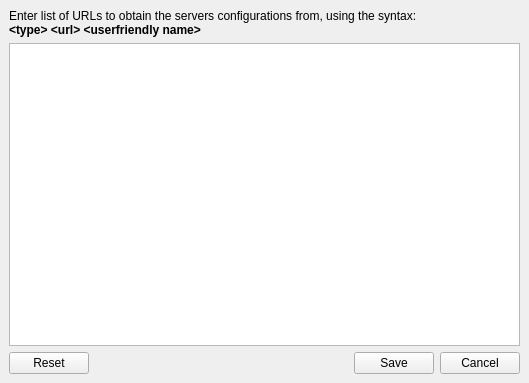
<?xml version="1.0" encoding="UTF-8"?>
<ui version="4.0">
 <class>pqServerConnectDialog</class>
 <widget class="QDialog" name="pqServerConnectDialog">
  <property name="geometry">
   <rect>
    <x>0</x>
    <y>0</y>
    <width>529</width>
    <height>383</height>
   </rect>
  </property>
  <property name="windowTitle">
   <string>Choose Server</string>
  </property>
  <layout class="QGridLayout" name="gridLayout_2">
   <property name="margin">
    <number>0</number>
   </property>
   <item row="0" column="0">
    <widget class="QStackedWidget" name="stackedWidget">
     <property name="currentIndex">
      <number>4</number>
     </property>
     <widget class="QWidget" name="page_choose">
      <layout class="QGridLayout" name="gridLayout_4">
       <item row="1" column="0">
        <layout class="QGridLayout">
         <property name="margin">
          <number>0</number>
         </property>
         <property name="spacing">
          <number>6</number>
         </property>
         <item row="0" column="0">
          <widget class="QPushButton" name="addServer">
           <property name="text">
            <string>Add Server</string>
           </property>
          </widget>
         </item>
         <item row="0" column="1">
          <widget class="QPushButton" name="editServer">
           <property name="enabled">
            <bool>false</bool>
           </property>
           <property name="text">
            <string>Edit Server</string>
           </property>
          </widget>
         </item>
         <item row="0" column="2">
          <widget class="QPushButton" name="deleteServer">
           <property name="enabled">
            <bool>false</bool>
           </property>
           <property name="text">
            <string>Delete Server</string>
           </property>
          </widget>
         </item>
         <item row="1" column="0">
          <widget class="QPushButton" name="load">
           <property name="text">
            <string>Load Servers</string>
           </property>
          </widget>
         </item>
         <item row="1" column="1">
          <widget class="QPushButton" name="save">
           <property name="text">
            <string>Save Servers</string>
           </property>
          </widget>
         </item>
         <item row="1" column="2">
          <widget class="QPushButton" name="fetchServers">
           <property name="text">
            <string>Fetch Servers</string>
           </property>
          </widget>
         </item>
        </layout>
       </item>
       <item row="2" column="0">
        <widget class="Line" name="line">
         <property name="orientation">
          <enum>Qt::Horizontal</enum>
         </property>
        </widget>
       </item>
       <item row="3" column="0">
        <layout class="QHBoxLayout">
         <property name="spacing">
          <number>6</number>
         </property>
         <property name="margin">
          <number>0</number>
         </property>
         <item>
          <spacer>
           <property name="orientation">
            <enum>Qt::Horizontal</enum>
           </property>
           <property name="sizeHint" stdset="0">
            <size>
             <width>40</width>
             <height>20</height>
            </size>
           </property>
          </spacer>
         </item>
         <item>
          <widget class="QLabel" name="timeoutLabel">
           <property name="text">
            <string>Timeout (s) </string>
           </property>
          </widget>
         </item>
         <item>
          <widget class="QSpinBox" name="timeoutSpinBox">
           <property name="toolTip">
            <string>Specify the timeout in seconds to use when connecting to the server. 0 means no retry. -1 means infinite retries.</string>
           </property>
           <property name="value">
            <number>60</number>
           </property>
           <property name="minimum">
            <number>-1</number>
           </property>
           <property name="maximum">
            <number>9999</number>
           </property>
          </widget>
         </item>
         <item>
          <widget class="QPushButton" name="connect">
           <property name="enabled">
            <bool>false</bool>
           </property>
           <property name="text">
            <string>Connect</string>
           </property>
           <property name="default">
            <bool>true</bool>
           </property>
          </widget>
         </item>
         <item>
          <widget class="QPushButton" name="close">
           <property name="text">
            <string>Close</string>
           </property>
          </widget>
         </item>
        </layout>
       </item>
       <item row="0" column="0">
        <widget class="QTableWidget" name="servers">
         <property name="editTriggers">
          <set>QAbstractItemView::NoEditTriggers</set>
         </property>
         <property name="alternatingRowColors">
          <bool>true</bool>
         </property>
         <property name="selectionMode">
          <enum>QAbstractItemView::SingleSelection</enum>
         </property>
         <property name="selectionBehavior">
          <enum>QAbstractItemView::SelectRows</enum>
         </property>
         <property name="sortingEnabled">
          <bool>true</bool>
         </property>
         <attribute name="horizontalHeaderDefaultSectionSize">
          <number>250</number>
         </attribute>
         <attribute name="horizontalHeaderStretchLastSection">
          <bool>true</bool>
         </attribute>
         <attribute name="verticalHeaderVisible">
          <bool>false</bool>
         </attribute>
         <attribute name="verticalHeaderVisible">
          <bool>false</bool>
         </attribute>
         <attribute name="horizontalHeaderStretchLastSection">
          <bool>true</bool>
         </attribute>
         <attribute name="horizontalHeaderDefaultSectionSize">
          <number>250</number>
         </attribute>
         <column>
          <property name="text">
           <string>Configuration</string>
          </property>
         </column>
         <column>
          <property name="text">
           <string>Server</string>
          </property>
         </column>
        </widget>
       </item>
      </layout>
     </widget>
     <widget class="QWidget" name="page_create">
      <layout class="QGridLayout" name="gridLayout_5">
       <item row="0" column="0">
        <widget class="QLabel" name="label_6">
         <property name="text">
          <string>Name</string>
         </property>
        </widget>
       </item>
       <item row="0" column="1">
        <widget class="QLineEdit" name="name"/>
       </item>
       <item row="1" column="0">
        <widget class="QLabel" name="label_5">
         <property name="sizePolicy">
          <sizepolicy hsizetype="Preferred" vsizetype="Preferred">
           <horstretch>0</horstretch>
           <verstretch>0</verstretch>
          </sizepolicy>
         </property>
         <property name="text">
          <string>Server Type</string>
         </property>
        </widget>
       </item>
       <item row="1" column="1">
        <widget class="QComboBox" name="type">
         <property name="currentIndex">
          <number>0</number>
         </property>
         <item>
          <property name="text">
           <string>Client / Server</string>
          </property>
         </item>
         <item>
          <property name="text">
           <string>Client / Server (reverse connection)</string>
          </property>
         </item>
         <item>
          <property name="text">
           <string>Client / Data Server / Render Server</string>
          </property>
         </item>
         <item>
          <property name="text">
           <string>Client / Data Server / Render Server (reverse connection)</string>
          </property>
         </item>
        </widget>
       </item>
       <item row="2" column="0">
        <widget class="QLabel" name="hostLabel">
         <property name="text">
          <string>Host</string>
         </property>
        </widget>
       </item>
       <item row="2" column="1">
        <widget class="QLineEdit" name="host">
         <property name="text">
          <string>localhost</string>
         </property>
        </widget>
       </item>
       <item row="3" column="0">
        <widget class="QLabel" name="portLabel">
         <property name="text">
          <string>Port</string>
         </property>
        </widget>
       </item>
       <item row="3" column="1">
        <widget class="QSpinBox" name="port">
         <property name="minimum">
          <number>1</number>
         </property>
         <property name="maximum">
          <number>999999999</number>
         </property>
         <property name="value">
          <number>11111</number>
         </property>
        </widget>
       </item>
       <item row="4" column="0">
        <widget class="QLabel" name="dataServerHostLabel">
         <property name="text">
          <string>Data Server host</string>
         </property>
        </widget>
       </item>
       <item row="4" column="1">
        <widget class="QLineEdit" name="dataServerHost">
         <property name="text">
          <string>localhost</string>
         </property>
        </widget>
       </item>
       <item row="5" column="0">
        <widget class="QLabel" name="dataServerPortLabel">
         <property name="text">
          <string>Data Server port</string>
         </property>
        </widget>
       </item>
       <item row="5" column="1">
        <widget class="QSpinBox" name="dataServerPort">
         <property name="minimum">
          <number>1</number>
         </property>
         <property name="maximum">
          <number>999999999</number>
         </property>
         <property name="value">
          <number>11111</number>
         </property>
        </widget>
       </item>
       <item row="6" column="0">
        <widget class="QLabel" name="renderServerHostLabel">
         <property name="text">
          <string>Render Server host</string>
         </property>
        </widget>
       </item>
       <item row="6" column="1">
        <widget class="QLineEdit" name="renderServerHost">
         <property name="text">
          <string>localhost</string>
         </property>
        </widget>
       </item>
       <item row="7" column="0">
        <widget class="QLabel" name="renderServerPortLabel">
         <property name="text">
          <string>Render Server port</string>
         </property>
        </widget>
       </item>
       <item row="7" column="1">
        <widget class="QSpinBox" name="renderServerPort">
         <property name="maximum">
          <number>999999999</number>
         </property>
         <property name="value">
          <number>22222</number>
         </property>
        </widget>
       </item>
       <item row="8" column="0" colspan="2">
        <spacer name="spacer">
         <property name="orientation">
          <enum>Qt::Vertical</enum>
         </property>
         <property name="sizeHint" stdset="0">
          <size>
           <width>508</width>
           <height>94</height>
          </size>
         </property>
        </spacer>
       </item>
       <item row="9" column="0" colspan="2">
        <layout class="QHBoxLayout" name="_6">
         <property name="spacing">
          <number>6</number>
         </property>
         <property name="margin">
          <number>0</number>
         </property>
         <item>
          <spacer>
           <property name="orientation">
            <enum>Qt::Horizontal</enum>
           </property>
           <property name="sizeHint" stdset="0">
            <size>
             <width>131</width>
             <height>31</height>
            </size>
           </property>
          </spacer>
         </item>
         <item>
          <widget class="QPushButton" name="okButton">
           <property name="text">
            <string>Configure</string>
           </property>
          </widget>
         </item>
         <item>
          <widget class="QPushButton" name="cancelButton">
           <property name="text">
            <string>Cancel</string>
           </property>
          </widget>
         </item>
        </layout>
       </item>
      </layout>
     </widget>
     <widget class="QWidget" name="page_edit">
      <layout class="QGridLayout" name="gridLayout_6">
       <item row="0" column="0">
        <widget class="QLabel" name="message">
         <property name="text">
          <string>Configure server foobar (cs://foobar)</string>
         </property>
        </widget>
       </item>
       <item row="1" column="0">
        <widget class="QLabel" name="secondaryMessage">
         <property name="text">
          <string>Please configure the startup procedure to be used when connecting to this server:</string>
         </property>
         <property name="alignment">
          <set>Qt::AlignLeading|Qt::AlignLeft|Qt::AlignTop</set>
         </property>
         <property name="wordWrap">
          <bool>true</bool>
         </property>
        </widget>
       </item>
       <item row="2" column="0">
        <layout class="QHBoxLayout" name="_9">
         <property name="spacing">
          <number>6</number>
         </property>
         <property name="margin">
          <number>0</number>
         </property>
         <item>
          <widget class="QLabel" name="label_11">
           <property name="sizePolicy">
            <sizepolicy hsizetype="Preferred" vsizetype="Preferred">
             <horstretch>0</horstretch>
             <verstretch>0</verstretch>
            </sizepolicy>
           </property>
           <property name="text">
            <string>Startup Type:</string>
           </property>
          </widget>
         </item>
         <item>
          <widget class="QComboBox" name="startup_type">
           <property name="currentIndex">
            <number>0</number>
           </property>
           <item>
            <property name="text">
             <string>Manual</string>
            </property>
           </item>
           <item>
            <property name="text">
             <string>Command</string>
            </property>
           </item>
          </widget>
         </item>
         <item>
          <spacer>
           <property name="orientation">
            <enum>Qt::Horizontal</enum>
           </property>
           <property name="sizeHint" stdset="0">
            <size>
             <width>40</width>
             <height>20</height>
            </size>
           </property>
          </spacer>
         </item>
        </layout>
       </item>
       <item row="3" column="0">
        <widget class="QStackedWidget" name="stackedWidget_2">
         <property name="frameShape">
          <enum>QFrame::Box</enum>
         </property>
         <property name="currentIndex">
          <number>0</number>
         </property>
         <widget class="QWidget" name="page_6">
          <layout class="QVBoxLayout" name="_8">
           <property name="spacing">
            <number>6</number>
           </property>
           <property name="margin">
            <number>9</number>
           </property>
           <item>
            <widget class="QLabel" name="label_10">
             <property name="frameShape">
              <enum>QFrame::NoFrame</enum>
             </property>
             <property name="text">
              <string>Manual Startup - no attempt will be made to start the server.  You must start the server manually before trying to connect.</string>
             </property>
             <property name="alignment">
              <set>Qt::AlignCenter</set>
             </property>
             <property name="wordWrap">
              <bool>true</bool>
             </property>
            </widget>
           </item>
          </layout>
         </widget>
         <widget class="QWidget" name="page_1">
          <layout class="QVBoxLayout" name="_5">
           <property name="spacing">
            <number>6</number>
           </property>
           <property name="margin">
            <number>9</number>
           </property>
           <item>
            <widget class="QLabel" name="label_7">
             <property name="text">
              <string>Execute an external command to start the server:</string>
             </property>
            </widget>
           </item>
           <item>
            <widget class="QTextEdit" name="commandLine"/>
           </item>
           <item>
            <layout class="QHBoxLayout" name="_7">
             <property name="spacing">
              <number>6</number>
             </property>
             <property name="margin">
              <number>0</number>
             </property>
             <item>
              <widget class="QLabel" name="label_8">
               <property name="text">
                <string>After executing the startup command, wait</string>
               </property>
              </widget>
             </item>
             <item>
              <widget class="QDoubleSpinBox" name="delay">
               <property name="suffix">
                <string> seconds</string>
               </property>
               <property name="decimals">
                <number>1</number>
               </property>
               <property name="maximum">
                <double>300.000000000000000</double>
               </property>
               <property name="value">
                <double>5.000000000000000</double>
               </property>
              </widget>
             </item>
             <item>
              <widget class="QLabel" name="label_9">
               <property name="text">
                <string>before connecting.</string>
               </property>
              </widget>
             </item>
             <item>
              <spacer>
               <property name="orientation">
                <enum>Qt::Horizontal</enum>
               </property>
               <property name="sizeHint" stdset="0">
                <size>
                 <width>40</width>
                 <height>20</height>
                </size>
               </property>
              </spacer>
             </item>
            </layout>
           </item>
          </layout>
         </widget>
        </widget>
       </item>
       <item row="4" column="0">
        <widget class="QDialogButtonBox" name="editServer2ButtonBox">
         <property name="standardButtons">
          <set>QDialogButtonBox::Cancel|QDialogButtonBox::Save</set>
         </property>
        </widget>
       </item>
      </layout>
     </widget>
     <widget class="QWidget" name="page_fetch">
      <layout class="QVBoxLayout" name="verticalLayout">
       <item>
        <widget class="QTableWidget" name="importServersTable">
         <property name="editTriggers">
          <set>QAbstractItemView::NoEditTriggers</set>
         </property>
         <property name="alternatingRowColors">
          <bool>true</bool>
         </property>
         <property name="selectionMode">
          <enum>QAbstractItemView::ExtendedSelection</enum>
         </property>
         <property name="selectionBehavior">
          <enum>QAbstractItemView::SelectRows</enum>
         </property>
         <property name="sortingEnabled">
          <bool>true</bool>
         </property>
         <attribute name="horizontalHeaderDefaultSectionSize">
          <number>150</number>
         </attribute>
         <attribute name="horizontalHeaderStretchLastSection">
          <bool>true</bool>
         </attribute>
         <attribute name="verticalHeaderVisible">
          <bool>false</bool>
         </attribute>
         <attribute name="verticalHeaderVisible">
          <bool>false</bool>
         </attribute>
         <attribute name="horizontalHeaderStretchLastSection">
          <bool>true</bool>
         </attribute>
         <attribute name="horizontalHeaderDefaultSectionSize">
          <number>150</number>
         </attribute>
         <column>
          <property name="text">
           <string>Configuration Name</string>
          </property>
         </column>
         <column>
          <property name="text">
           <string>Server</string>
          </property>
         </column>
         <column>
          <property name="text">
           <string>Source</string>
          </property>
         </column>
        </widget>
       </item>
       <item>
        <layout class="QHBoxLayout" name="horizontalLayout">
         <item>
          <widget class="QPushButton" name="editSources">
           <property name="text">
            <string>Edit Sources</string>
           </property>
          </widget>
         </item>
         <item>
          <spacer name="horizontalSpacer">
           <property name="orientation">
            <enum>Qt::Horizontal</enum>
           </property>
           <property name="sizeHint" stdset="0">
            <size>
             <width>40</width>
             <height>20</height>
            </size>
           </property>
          </spacer>
         </item>
         <item>
          <widget class="QPushButton" name="importSelected">
           <property name="enabled">
            <bool>false</bool>
           </property>
           <property name="text">
            <string>Import Selected</string>
           </property>
           <property name="default">
            <bool>false</bool>
           </property>
          </widget>
         </item>
         <item>
          <widget class="QPushButton" name="fetchCancel">
           <property name="text">
            <string>Cancel</string>
           </property>
           <property name="default">
            <bool>true</bool>
           </property>
          </widget>
         </item>
        </layout>
       </item>
      </layout>
     </widget>
     <widget class="QWidget" name="page_editSources">
      <layout class="QVBoxLayout" name="verticalLayout_2">
       <item>
        <widget class="QLabel" name="label_2">
         <property name="text">
          <string>&lt;!DOCTYPE HTML PUBLIC &quot;-//W3C//DTD HTML 4.0//EN&quot; &quot;http://www.w3.org/TR/REC-html40/strict.dtd&quot;&gt;
&lt;html&gt;&lt;head&gt;&lt;meta name=&quot;qrichtext&quot; content=&quot;1&quot; /&gt;&lt;style type=&quot;text/css&quot;&gt;
p, li { white-space: pre-wrap; }
&lt;/style&gt;&lt;/head&gt;&lt;body style=&quot; font-family:'Helvetica'; font-size:9pt; font-weight:400; font-style:normal;&quot;&gt;
&lt;p style=&quot; margin-top:0px; margin-bottom:0px; margin-left:0px; margin-right:0px; -qt-block-indent:0; text-indent:0px;&quot;&gt;Enter list of URLs to obtain the servers configurations from, using the syntax:&lt;/p&gt;
&lt;p style=&quot; margin-top:0px; margin-bottom:0px; margin-left:0px; margin-right:0px; -qt-block-indent:0; text-indent:0px;&quot;&gt;&lt;span style=&quot; font-weight:600;&quot;&gt;&amp;lt;type&amp;gt; &amp;lt;url&amp;gt; &amp;lt;userfriendly name&amp;gt;&lt;/span&gt;&lt;/p&gt;&lt;/body&gt;&lt;/html&gt;</string>
         </property>
        </widget>
       </item>
       <item>
        <widget class="QTextEdit" name="editSourcesText">
         <property name="acceptRichText">
          <bool>false</bool>
         </property>
        </widget>
       </item>
       <item>
        <widget class="QDialogButtonBox" name="editSourcesButtonBox">
         <property name="standardButtons">
          <set>QDialogButtonBox::Cancel|QDialogButtonBox::Reset|QDialogButtonBox::Save</set>
         </property>
        </widget>
       </item>
      </layout>
     </widget>
    </widget>
   </item>
  </layout>
 </widget>
 <tabstops>
  <tabstop>addServer</tabstop>
  <tabstop>editServer</tabstop>
  <tabstop>deleteServer</tabstop>
  <tabstop>connect</tabstop>
  <tabstop>close</tabstop>
 </tabstops>
 <resources/>
 <connections>
  <connection>
   <sender>startup_type</sender>
   <signal>currentIndexChanged(int)</signal>
   <receiver>stackedWidget_2</receiver>
   <slot>setCurrentIndex(int)</slot>
   <hints>
    <hint type="sourcelabel">
     <x>131</x>
     <y>62</y>
    </hint>
    <hint type="destinationlabel">
     <x>264</x>
     <y>207</y>
    </hint>
   </hints>
  </connection>
  <connection>
   <sender>close</sender>
   <signal>clicked()</signal>
   <receiver>pqServerConnectDialog</receiver>
   <slot>reject()</slot>
   <hints>
    <hint type="sourcelabel">
     <x>481</x>
     <y>359</y>
    </hint>
    <hint type="destinationlabel">
     <x>264</x>
     <y>191</y>
    </hint>
   </hints>
  </connection>
 </connections>
</ui>
